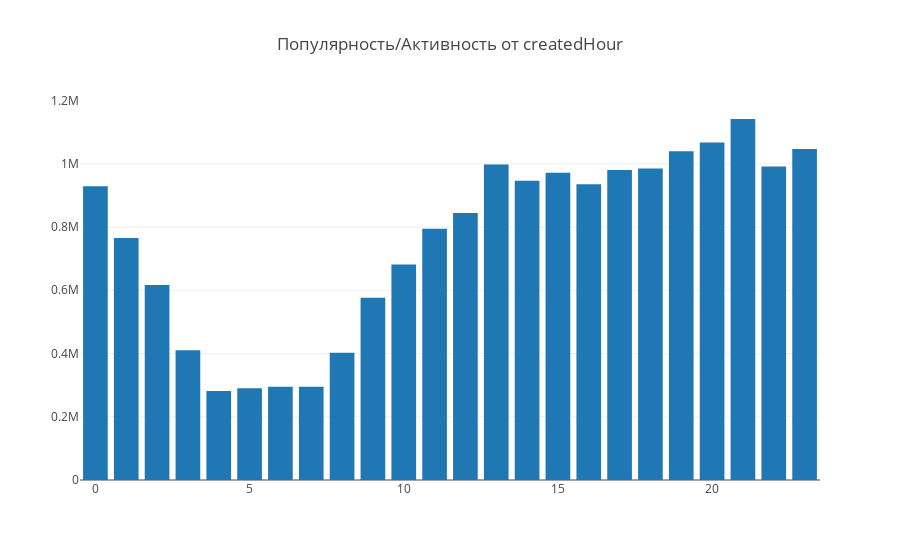

Here is the notebook cell this chart was saved with:
### Code cell
Bar(x, y).plot(title = "Популярность/Активность от createdHour")

### Figure 1 — Plotly figure (JSON) as saved in the notebook; plotly's stock layout.template omitted (floating-point values rounded to 4 significant figures)
{"data": [{"type": "bar", "x": ["0", "1", "2", "3", "4", "5", "6", "7", "8", "9", "10", "11", "12", "13", "14", "15", "16", "17", "18", "19", "20", "21", "22", "23"], "y": [929148, 765273, 617014, 410170, 281546, 290178, 295163, 295231, 402561, 576266, 681296, 794822, 844789, 997825, 946104, 971683, 935040, 980100, 985230, 1039959, 1067591, 1141766, 991184, 1046636]}], "layout": {"title": "Популярность/Активность от createdHour"}}
